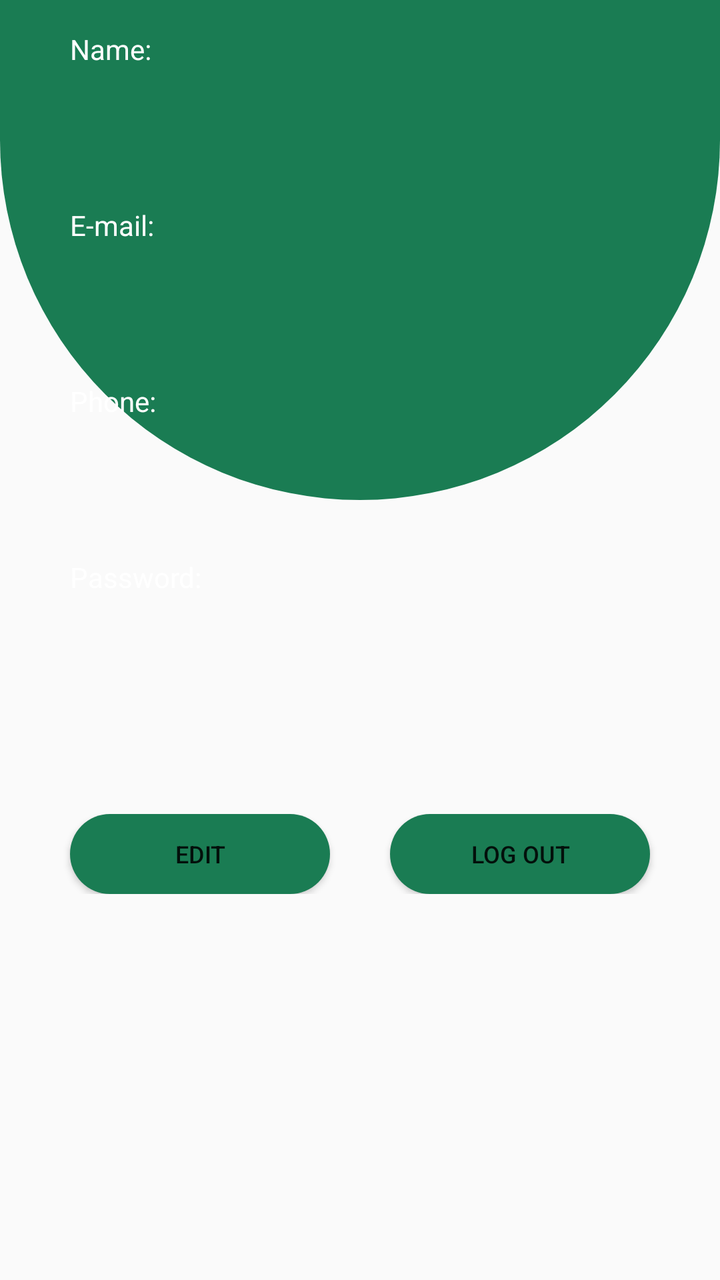
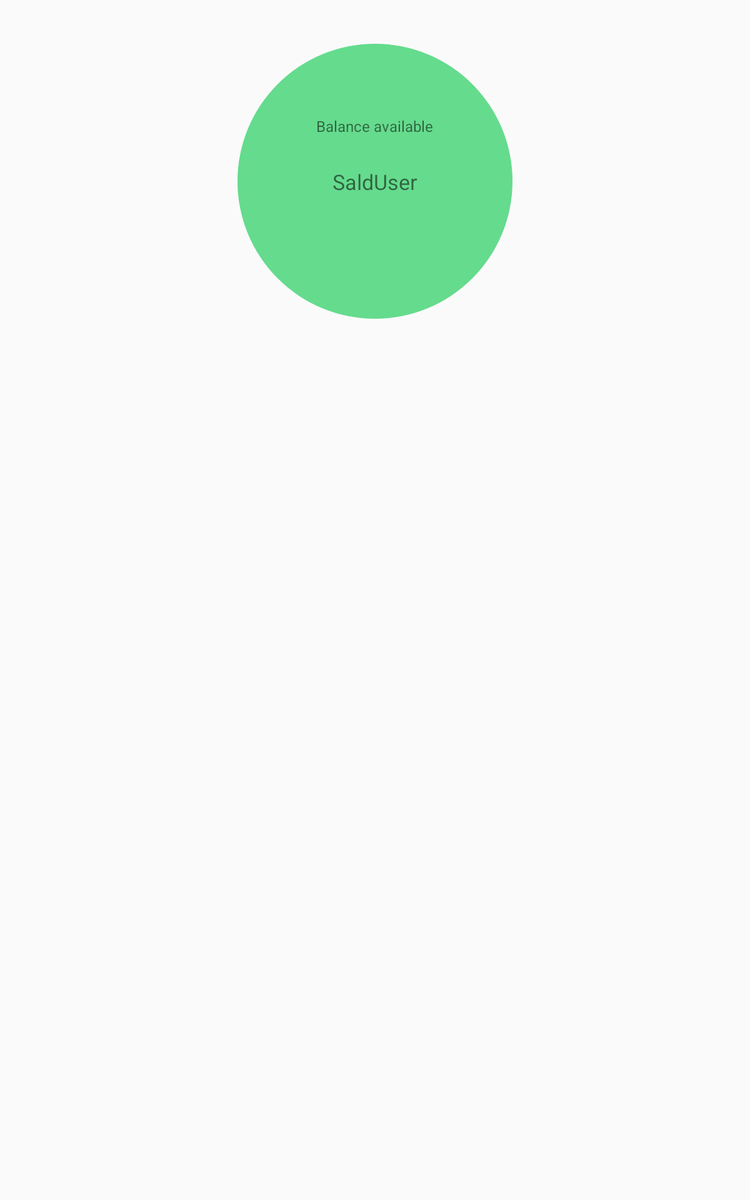

First picture: res/layout/ on a phone held upright. Second picture: the repository's own variant of that layout, on a device whose configuration matches the variant's folder. Source for both follows.
<!-- AndroidManifest.xml: application theme Theme.AppCompat.DayNight.NoActionBar -->
<!-- res/layout/fragment_cuenta.xml -->
<?xml version="1.0" encoding="utf-8"?>
<androidx.constraintlayout.widget.ConstraintLayout xmlns:android="http://schemas.android.com/apk/res/android"
    xmlns:tools="http://schemas.android.com/tools"
    xmlns:app="http://schemas.android.com/apk/res-auto"
    android:id="@+id/FragCuenta"
    android:layout_width="match_parent"
    android:layout_height="match_parent"
    tools:context=".Fragment_cuenta">

    <LinearLayout
        android:layout_width="match_parent"
        android:layout_height="250dp"
        android:background="@drawable/fragment_design"
        tools:ignore="MissingConstraints"/>


    <LinearLayout
        android:id="@+id/linearLayout2"
        android:layout_width="match_parent"
        android:layout_height="wrap_content"
        android:layout_marginVertical="75dp"
        android:orientation="vertical"
        android:padding="15dp">

        <TextView
            android:layout_width="wrap_content"
            android:layout_height="wrap_content"
            android:layout_marginLeft="20dp"
            android:layout_marginBottom="10dp"
            android:text="@string/datosNombre"
            android:textColor="@color/white" />

        <TextView
            android:id="@+id/datNombre"
            android:layout_width="match_parent"
            android:layout_height="wrap_content"
            android:layout_marginStart="32dp"
            android:layout_marginEnd="32dp"
            android:background="@drawable/input"
            android:ems="10"
            android:paddingLeft="20dp"
            android:paddingTop="10dp"
            android:paddingRight="10dp"
            android:paddingBottom="10dp"
            android:textColor="@color/white"
            android:textColorHint="#ccc" />

        <TextView
            android:layout_width="wrap_content"
            android:layout_height="wrap_content"
            android:layout_marginLeft="20dp"
            android:layout_marginTop="20dp"
            android:layout_marginBottom="10dp"
            android:text="@string/datosCorreo"
            android:textColor="@color/white" />

        <TextView
            android:id="@+id/datCorreo"
            android:layout_width="match_parent"
            android:layout_height="wrap_content"
            android:layout_marginStart="32dp"
            android:layout_marginEnd="32dp"
            android:background="@drawable/input"
            android:ems="10"
            android:paddingLeft="20dp"
            android:paddingTop="10dp"
            android:paddingRight="10dp"
            android:paddingBottom="10dp"
            android:textColor="@color/white"
            android:textColorHint="#ccc" />

        <TextView
            android:layout_width="wrap_content"
            android:layout_height="wrap_content"
            android:layout_marginLeft="20dp"
            android:layout_marginTop="20dp"
            android:layout_marginBottom="10dp"
            android:text="@string/datosTelefono"
            android:textColor="@color/white" />

        <TextView
            android:id="@+id/datTelefono"
            android:layout_width="match_parent"
            android:layout_height="wrap_content"
            android:layout_marginStart="32dp"
            android:layout_marginEnd="32dp"
            android:background="@drawable/input"
            android:ems="10"
            android:paddingLeft="20dp"
            android:paddingTop="10dp"
            android:paddingRight="10dp"
            android:paddingBottom="10dp"
            android:textColor="@color/white"
            android:textColorHint="#ccc" />

        <TextView
            android:layout_width="wrap_content"
            android:layout_height="wrap_content"
            android:layout_marginLeft="20dp"
            android:layout_marginTop="20dp"
            android:layout_marginBottom="10dp"
            android:text="@string/datosContraseña"
            android:textColor="@color/white" />

        <TextView
            android:id="@+id/datContraseña"
            android:layout_width="match_parent"
            android:layout_height="wrap_content"
            android:layout_marginStart="32dp"
            android:layout_marginEnd="32dp"
            android:background="@drawable/input"
            android:ems="10"
            android:paddingLeft="20dp"
            android:paddingTop="10dp"
            android:paddingRight="10dp"
            android:paddingBottom="10dp"
            android:textColor="@color/white"
            android:textColorHint="#ccc" />

    </LinearLayout>

    <LinearLayout
        android:layout_width="match_parent"
        android:layout_height="wrap_content"
        android:layout_marginTop="45dp"
        android:gravity="center"
        android:orientation="horizontal"
        app:layout_constraintTop_toBottomOf="@+id/linearLayout2">


        <Button
            android:id="@+id/btnEliminar"
            android:layout_width="130dp"
            android:layout_height="40dp"
            android:layout_marginRight="15dp"
            android:background="@drawable/boton_redondeado"
            android:text="@string/datosEditar"
            android:textSize="12dp" />

        <Button
            android:id="@+id/btnSalir"
            android:layout_width="130dp"
            android:layout_height="40dp"
            android:layout_marginLeft="15dp"
            android:background="@drawable/boton_redondeado"
            android:text="@string/datosCerrar"
            android:textSize="12dp" />
    </LinearLayout>

</androidx.constraintlayout.widget.ConstraintLayout>
<!-- resources referenced by this layout -->
<resources>
  <color name="white">#FFFFFFFF</color>
  <!-- drawable boton_redondeado (drawable) -->
  <?xml version="1.0" encoding="utf-8"?>
  <shape xmlns:android="http://schemas.android.com/apk/res/android">
      <corners android:radius="40dp"/>
      <solid android:color="@color/purple_200"/>
  </shape>
  <!-- drawable fragment_design (drawable) -->
  <?xml version="1.0" encoding="utf-8"?>
  <shape xmlns:android="http://schemas.android.com/apk/res/android">
      <corners
          android:bottomLeftRadius="400dp"
          android:bottomRightRadius="400dp" />
      <solid android:color="@color/purple_200" />
  </shape>
  <string name="datosCerrar">log out</string>
  <string name="datosCorreo">E-mail: </string>
  <string name="datosEditar">Edit</string>
  <string name="datosNombre">Name: </string>
  <string name="datosTelefono">Phone: </string>
  <color name="purple_200">#1A7C53</color>
</resources>
<!-- res/layout-sw480dp/fragment_cuenta.xml (the repository's variant of the layout above) -->
<!-- drawn on a 7-inch tablet held upright -->
<?xml version="1.0" encoding="utf-8"?>
<FrameLayout xmlns:android="http://schemas.android.com/apk/res/android"
    xmlns:tools="http://schemas.android.com/tools"
    android:id="@+id/FragCuenta"
    android:layout_width="match_parent"
    android:layout_height="match_parent"
    tools:context=".Fragment_cuenta">

    
    <LinearLayout
        android:layout_width="220dp"
        android:layout_height="220dp"
        android:orientation="vertical"
        android:layout_gravity="center_horizontal"
        android:gravity="center"
        android:background="@drawable/back_inicio"
        android:layout_marginTop="35dp">

        <TextView
            android:layout_width="wrap_content"
            android:layout_height="wrap_content"
            android:text="@string/menuSaldoDisponible"
            android:layout_marginBottom="25dp"
            android:textSize="12dp"/>

        <TextView
            android:layout_width="wrap_content"
            android:layout_height="wrap_content"
            android:text="@string/menuSaldoUsuario"
            android:layout_marginBottom="40dp"
            android:textSize="17dp"/>

    </LinearLayout>

</FrameLayout>
<!-- resources referenced by the variant -->
<!-- as a 7-inch tablet held upright resolves them -->
<resources>
  <!-- drawable back_inicio (drawable) -->
  <?xml version="1.0" encoding="utf-8"?>
  <shape android:shape="rectangle" xmlns:android="http://schemas.android.com/apk/res/android">
      <corners android:radius="250dp"></corners>
      <solid android:color="@color/purple_700"/>
  </shape>
  <string name="menuSaldoDisponible">Balance available</string>
  <string name="menuSaldoUsuario">SaldUser</string>
  <color name="purple_700">#65DB8D</color>
</resources>
